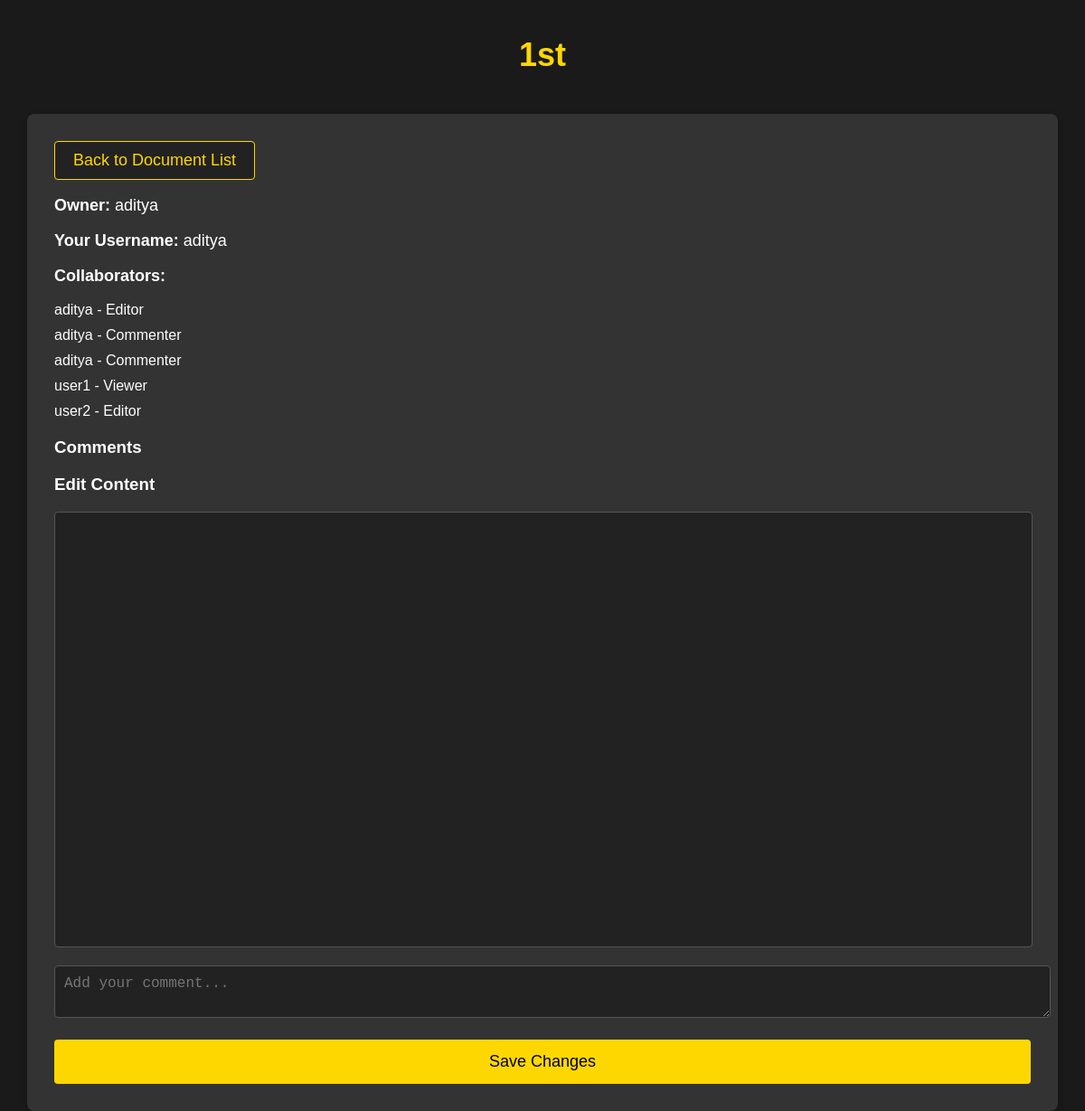
The page /document/1/ (signed in) on the database its author committed.
### editor/models.py (models this page shows, shortened)
class Document(models.Model):
    title = models.CharField(max_length=200)
    content = models.TextField()  # Raw text content for the document (can be HTML)
    owner = models.ForeignKey(User, on_delete=models.CASCADE)
    collaborators = models.ManyToManyField(User, through='CollaboratorRole', related_name='collaborated_documents', blank=True)
    created_at = models.DateTimeField(auto_now_add=True)
    updated_at = models.DateTimeField(auto_now=True)
    def is_owner(self, user):
        return self.owner == user

class CollaboratorRole(models.Model):
    EDITOR = 'Editor'
    COMMENTER = 'Commenter'
    VIEWER = 'Viewer'
    ROLE_CHOICES = [
        (EDITOR, 'Editor'),
        (COMMENTER, 'Commenter'),
        (VIEWER, 'Viewer'),
    ]
    document = models.ForeignKey(Document, on_delete=models.CASCADE)
    user = models.ForeignKey(User, on_delete=models.CASCADE)
    role = models.CharField(max_length=20, choices=ROLE_CHOICES, default=VIEWER)

### editor/views.py (the view, shortened to what this page needs)
# urls.py: path('document/<int:pk>/', views.document_detail, name='document_detail'),
@login_required
def document_detail(request, pk):
    document = get_object_or_404(Document, pk=pk)
    if not (document.is_owner(request.user) or document.is_collaborator(request.user)):
        return redirect('document_list')  # Redirect if the user does not have access
    user_role = CollaboratorRole.objects.filter(document=document, user=request.user).first()
    read_only = user_role and user_role.role == 'Viewer'
    form = DocumentEditForm(instance=document)
    collaborator_form = AddCollaboratorForm()
    collaborators = CollaboratorRole.objects.filter(document=document)
    return render(request, 'editor/document_detail.html', {
        'document': document,
        'form': form,
        'collaborator_form': collaborator_form,
        'collaborators': collaborators,
        'user_role': user_role,
        'read_only': read_only,
        'current_user': request.user,  # Pass current user to the template
    })

### editor/forms.py
class DocumentEditForm(forms.ModelForm):
    class Meta:
        model = Document
        fields = ['title', 'content']

class AddCollaboratorForm(forms.Form):
    user = forms.ModelChoiceField(queryset=User.objects.all(), required=True)
    role = forms.ChoiceField(choices=[('Editor', 'Editor'), ('Commenter', 'Commenter'), ('Viewer', 'Viewer')], required=True)
    class Meta:
        fields = ['collaborator', 'role']

### editor/templates/editor/document_detail.html (shortened to what this page needs)
<!DOCTYPE html>
<html lang="en">
<head>
    <link href="https://cdn.quilljs.com/1.3.7/quill.snow.css" rel="stylesheet">
</head>
<body>
    <h1>{{ document.title }}</h1>
    <div class="container">
        <a href="{% url 'document_list' %}">
            <button>Back to Document List</button>
        </a>
        <div class="document-info">
            <p><strong>Owner:</strong> {{ document.owner.username }}</p>
            <p><strong>Your Username:</strong> {{ current_user.username }}</p>
            <p><strong>Collaborators:</strong></p>
            <ul>
                {% for collaborator in collaborators %}
                    <li>{{ collaborator.user.username }} - {{ collaborator.role }}</li>
                {% endfor %}
            </ul>
        </div>
        <h3>Comments</h3>
        <h3>Edit Content</h3>
        <div id="editor"></div>
        <form method="POST">
            <textarea name="comment_text" id="comment_text" placeholder="Add your comment..."></textarea><br>
            <button type="submit" name="save_document" value="true">Save Changes</button>
        </form>
    </div>
</body>
</html>

### editor/templates/editor/document_detail.html (style rules this page uses)
body { font-family: 'Arial', sans-serif; background-color: #1a1a1a; color: #fff; margin: 0; padding: 0; display: flex; flex-direction: column; height: 100vh; justify-content: flex-start; }
h1 { text-align: center; font-size: 36px; color: gold; margin-top: 40px; }
.container { width: 90%; max-width: 1200px; margin: 20px auto; background-color: #333; padding: 30px; border-radius: 8px; box-shadow: 0 4px 8px rgba(0, 0, 0, 0.2); }
button { background-color: #222; color: gold; border: 1px solid gold; padding: 10px 20px; font-size: 18px; border-radius: 4px; cursor: pointer; transition: background-color 0.3s ease; }
.document-info { margin-bottom: 20px; }
.document-info p { font-size: 18px; }
.document-info ul { list-style-type: none; padding: 0; }
.document-info ul li { margin-bottom: 10px; }
#editor { width: 100%; height: 60vh; background-color: #222; color: #fff; border: 1px solid #555; border-radius: 4px; margin-bottom: 20px; flex-grow: 1; }
textarea { width: 100%; padding: 10px; background-color: #222; color: #fff; border: 1px solid #555; border-radius: 4px; margin-bottom: 20px; font-size: 16px; }
button[type="submit"] { width: 100%; padding: 14px; background-color: gold; color: black; font-size: 18px; border: none; border-radius: 4px; cursor: pointer; }

### rows shown on the page
Document: title "1st", owner.username "aditya"
CollaboratorRole: user.username "aditya", role "Editor"
CollaboratorRole: user.username "aditya", role "Commenter"
CollaboratorRole: user.username "aditya", role "Commenter"
CollaboratorRole: user.username "user1", role "Viewer"
CollaboratorRole: user.username "user2", role "Editor"

### other values the page prints
{{ current_user.username }} "aditya"
